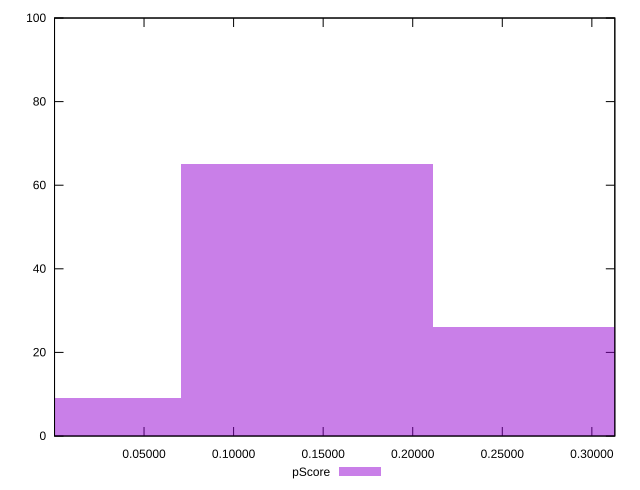

Write the gnuplot code that produced this figure.
reset

$pScore <<EOF
0.1408444112730029 65
0.2816888225460058 26
0 9
EOF

set key outside below
set boxwidth 0.1408444112730029
set xrange [0.00003646805741186476:0.31282162223881277]
set yrange [0:100]
set trange [0:100]
set style fill transparent solid 0.5 noborder
set terminal svg size 640, 490 enhanced background rgb 'white'
set output "reprap/speed-index/samples/pages+cached+noexternal+nomedia+nocss/pScore/histogram.svg"

plot $pScore title "pScore" with boxes

reset
